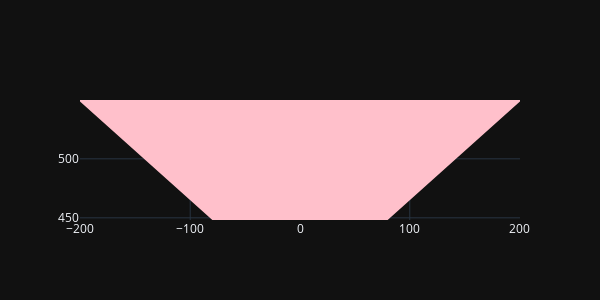

Notebook code for this chart:
### Code cell
section = dict(
    type='path',
    path=path,
    fillcolor=colors[0],
    line=dict(color=colors[0])
)
layout = go.Layout(
    width=plot_width + 200,
    height=300,
    shapes=[section]
)
fig = go.Figure(data=[{}], layout=layout)
offline.iplot(fig)

### Figure 1 — Plotly figure (JSON) as saved in the notebook; plotly's stock layout.template omitted (floating-point values rounded to 4 significant figures)
{"data": [{"type": "scatter"}], "layout": {"height": 300, "shapes": [{"fillcolor": "Pink", "line": {"color": "Pink"}, "path": "M 199.5,549 L 79.5,449 L -79.5,449 L -199.5,549 Z", "type": "path"}], "width": 600}}
